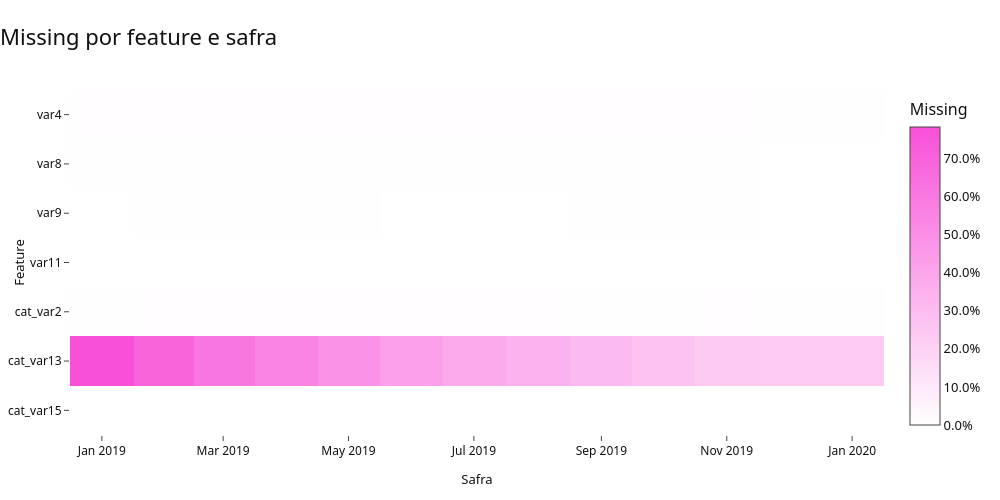

The notebook cell saved with this chart:
### Code cell
variaveis_com_missing = [v for v in VARIAVEIS_MODELO if base[v].isna().any()]
matriz_missing = base.groupby('safra')[variaveis_com_missing].agg(lambda s: s.isna().mean()).T
fig_missing = px.imshow(matriz_missing, aspect='auto',
    color_continuous_scale=[CORES['fundo'], CORES['destaque']],
    labels={'x': 'Safra', 'y': 'Feature', 'color': 'Missing'}, zmin=0, zmax=matriz_missing.max().max())
aplicar_layout_executivo(fig_missing, 'Missing por feature e safra', titulo_eixo_x='Safra',
                         titulo_eixo_y='Feature', altura=500)
fig_missing.update_coloraxes(colorbar_tickformat='.1%')
fig_missing.show()
salvar_grafico(fig_missing, 'final_03_missing_temporal', PASTA_FIGURAS)
display(Markdown(
    f"**Análise/Interpretação:** o missing de `cat_var13` cai de "
    f"**{matriz_missing.loc['cat_var13'].iloc[0]:.2%}** para **{matriz_missing.loc['cat_var13'].iloc[-1]:.2%}**. "
    "O achado exige tratamento e monitoramento, mas não demonstra leakage ou necessidade de remoção."
))

### Figure 1 — Plotly figure (JSON) as saved in the notebook; plotly's stock layout.template omitted (floating-point values rounded to 4 significant figures)
{"data": [{"coloraxis": "coloraxis", "hovertemplate": "Safra: %{x}<br>Feature: %{y}<br>Missing: %{z}<extra></extra>", "name": "0", "type": "heatmap", "x": ["2019-01-01T00:00:00.000000", "2019-02-01T00:00:00.000000", "2019-03-01T00:00:00.000000", "2019-04-01T00:00:00.000000", "2019-05-01T00:00:00.000000", "2019-06-01T00:00:00.000000", "2019-07-01T00:00:00.000000", "2019-08-01T00:00:00.000000", "2019-09-01T00:00:00.000000", "2019-10-01T00:00:00.000000", "2019-11-01T00:00:00.000000", "2019-12-01T00:00:00.000000", "2020-01-01T00:00:00.000000"], "xaxis": "x", "y": ["var4", "var8", "var9", "var11", "cat_var2", "cat_var13", "cat_var15"], "yaxis": "y", "z": [[0.008826, 0.008744, 0.008634, 0.008463, 0.008532, 0.009239, 0.009319, 0.007897, 0.007686, 0.008492, 0.007611, 0.006653, 0.005459], [0.003086, 0.003613, 0.002757, 0.003255, 0.00275, 0.002758, 0.002904, 0.002395, 0.003099, 0.002911, 0.002768, 0.002179, 0.001474], [0.002153, 0.002818, 0.002249, 0.002604, 0.002538, 0.001793, 0.002229, 0.002201, 0.002603, 0.002426, 0.002364, 0.00195, 0.001146], [0.0, 0.0, 0.0, 7.233e-05, 0.0, 0.0001379, 6.753e-05, 0.0, 0.0, 0.0, 0.0, 0.0, 0.0], [0.006386, 0.006793, 0.007546, 0.007233, 0.007192, 0.007723, 0.007699, 0.00725, 0.006446, 0.006611, 0.006976, 0.005391, 0.003712], [0.7833, 0.6992, 0.6157, 0.5525, 0.486, 0.4294, 0.3799, 0.3449, 0.3058, 0.2729, 0.2375, 0.235, 0.2321], [0.0, 0.0, 0.0, 0.0, 7.051e-05, 6.895e-05, 0.0, 0.0, 0.0, 0.0, 0.0, 5.735e-05, 0.0]]}], "layout": {"coloraxis": {"autocolorscale": false, "cmax": 0.7833, "cmin": 0, "colorbar": {"tickformat": ".1%", "title": {"text": "Missing"}}, "colorscale": [[0.0, "#FFFFFF"], [1.0, "#F850D8"]]}, "height": 500, "hovermode": "closest", "showlegend": true, "title": {"text": "Missing por feature e safra"}, "width": 1000, "xaxis": {"anchor": "y", "domain": [0.0, 1.0], "title": {"text": "Safra"}}, "yaxis": {"anchor": "x", "autorange": "reversed", "domain": [0.0, 1.0], "title": {"text": "Feature"}}}}
